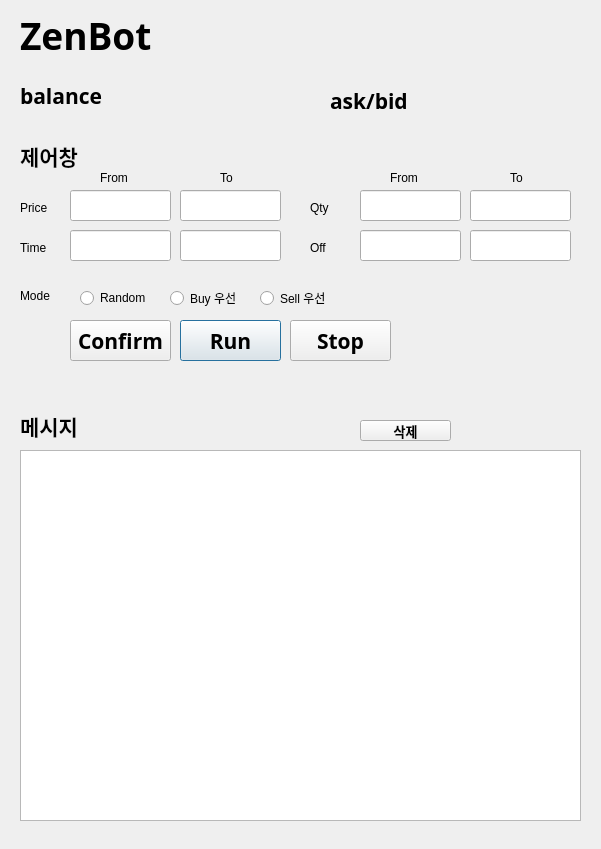
<?xml version="1.0" encoding="UTF-8"?>
<ui version="4.0">
 <class>Dialog</class>
 <widget class="QDialog" name="Dialog">
  <property name="geometry">
   <rect>
    <x>0</x>
    <y>0</y>
    <width>601</width>
    <height>849</height>
   </rect>
  </property>
  <property name="windowTitle">
   <string>Dialog</string>
  </property>
  <widget class="QPushButton" name="action_pushButton">
   <property name="geometry">
    <rect>
     <x>180</x>
     <y>320</y>
     <width>101</width>
     <height>41</height>
    </rect>
   </property>
   <property name="font">
    <font>
     <family>Adobe Arabic</family>
     <pointsize>16</pointsize>
     <weight>75</weight>
     <bold>true</bold>
    </font>
   </property>
   <property name="text">
    <string>Run</string>
   </property>
  </widget>
  <widget class="QLabel" name="label">
   <property name="geometry">
    <rect>
     <x>20</x>
     <y>140</y>
     <width>91</width>
     <height>31</height>
    </rect>
   </property>
   <property name="font">
    <font>
     <family>Adobe Arabic</family>
     <pointsize>16</pointsize>
     <weight>75</weight>
     <bold>true</bold>
    </font>
   </property>
   <property name="text">
    <string>제어창</string>
   </property>
  </widget>
  <widget class="QLabel" name="label_3">
   <property name="geometry">
    <rect>
     <x>20</x>
     <y>200</y>
     <width>41</width>
     <height>16</height>
    </rect>
   </property>
   <property name="text">
    <string>Price</string>
   </property>
  </widget>
  <widget class="QLabel" name="label_2">
   <property name="geometry">
    <rect>
     <x>25</x>
     <y>-30</y>
     <width>91</width>
     <height>31</height>
    </rect>
   </property>
   <property name="font">
    <font>
     <family>Adobe Arabic</family>
     <pointsize>16</pointsize>
     <weight>75</weight>
     <bold>true</bold>
    </font>
   </property>
   <property name="text">
    <string>호가창</string>
   </property>
  </widget>
  <widget class="QLabel" name="label_6">
   <property name="geometry">
    <rect>
     <x>20</x>
     <y>410</y>
     <width>91</width>
     <height>31</height>
    </rect>
   </property>
   <property name="font">
    <font>
     <family>Adobe Arabic</family>
     <pointsize>16</pointsize>
     <weight>75</weight>
     <bold>true</bold>
    </font>
   </property>
   <property name="text">
    <string>메시지</string>
   </property>
  </widget>
  <widget class="QTextBrowser" name="textBrowser">
   <property name="geometry">
    <rect>
     <x>20</x>
     <y>450</y>
     <width>561</width>
     <height>371</height>
    </rect>
   </property>
  </widget>
  <widget class="QLabel" name="label_5">
   <property name="geometry">
    <rect>
     <x>20</x>
     <y>290</y>
     <width>56</width>
     <height>12</height>
    </rect>
   </property>
   <property name="text">
    <string>Mode</string>
   </property>
  </widget>
  <widget class="QRadioButton" name="random_radioButton">
   <property name="geometry">
    <rect>
     <x>80</x>
     <y>290</y>
     <width>90</width>
     <height>16</height>
    </rect>
   </property>
   <property name="text">
    <string>Random</string>
   </property>
  </widget>
  <widget class="QRadioButton" name="buy_radioButton">
   <property name="geometry">
    <rect>
     <x>170</x>
     <y>290</y>
     <width>90</width>
     <height>16</height>
    </rect>
   </property>
   <property name="text">
    <string>Buy 우선</string>
   </property>
  </widget>
  <widget class="QLabel" name="title_Label">
   <property name="geometry">
    <rect>
     <x>20</x>
     <y>20</y>
     <width>201</width>
     <height>31</height>
    </rect>
   </property>
   <property name="font">
    <font>
     <family>Adobe Arabic</family>
     <pointsize>28</pointsize>
     <weight>75</weight>
     <bold>true</bold>
    </font>
   </property>
   <property name="text">
    <string>ZenBot</string>
   </property>
  </widget>
  <widget class="QPushButton" name="delete_pushButton">
   <property name="geometry">
    <rect>
     <x>360</x>
     <y>420</y>
     <width>91</width>
     <height>21</height>
    </rect>
   </property>
   <property name="font">
    <font>
     <family>Adobe Arabic</family>
     <pointsize>10</pointsize>
     <weight>75</weight>
     <bold>true</bold>
    </font>
   </property>
   <property name="text">
    <string>삭제</string>
   </property>
  </widget>
  <widget class="QLineEdit" name="fr_price_lineEdit">
   <property name="geometry">
    <rect>
     <x>70</x>
     <y>190</y>
     <width>101</width>
     <height>31</height>
    </rect>
   </property>
   <property name="font">
    <font>
     <family>Adobe Arabic</family>
     <pointsize>20</pointsize>
     <weight>75</weight>
     <bold>true</bold>
    </font>
   </property>
   <property name="alignment">
    <set>Qt::AlignCenter</set>
   </property>
  </widget>
  <widget class="QLineEdit" name="to_price_lineEdit">
   <property name="geometry">
    <rect>
     <x>180</x>
     <y>190</y>
     <width>101</width>
     <height>31</height>
    </rect>
   </property>
   <property name="font">
    <font>
     <family>Adobe Arabic</family>
     <pointsize>20</pointsize>
     <weight>75</weight>
     <bold>true</bold>
    </font>
   </property>
   <property name="alignment">
    <set>Qt::AlignCenter</set>
   </property>
  </widget>
  <widget class="QLineEdit" name="to_time_lineEdit">
   <property name="geometry">
    <rect>
     <x>180</x>
     <y>230</y>
     <width>101</width>
     <height>31</height>
    </rect>
   </property>
   <property name="font">
    <font>
     <family>Adobe Arabic</family>
     <pointsize>20</pointsize>
     <weight>75</weight>
     <bold>true</bold>
    </font>
   </property>
   <property name="alignment">
    <set>Qt::AlignCenter</set>
   </property>
  </widget>
  <widget class="QLineEdit" name="fr_time_lineEdit">
   <property name="geometry">
    <rect>
     <x>70</x>
     <y>230</y>
     <width>101</width>
     <height>31</height>
    </rect>
   </property>
   <property name="font">
    <font>
     <family>Adobe Arabic</family>
     <pointsize>20</pointsize>
     <weight>75</weight>
     <bold>true</bold>
    </font>
   </property>
   <property name="alignment">
    <set>Qt::AlignCenter</set>
   </property>
  </widget>
  <widget class="QLabel" name="label_4">
   <property name="geometry">
    <rect>
     <x>20</x>
     <y>240</y>
     <width>41</width>
     <height>16</height>
    </rect>
   </property>
   <property name="text">
    <string>Time</string>
   </property>
  </widget>
  <widget class="QLineEdit" name="to_qty_lineEdit">
   <property name="geometry">
    <rect>
     <x>470</x>
     <y>190</y>
     <width>101</width>
     <height>31</height>
    </rect>
   </property>
   <property name="font">
    <font>
     <family>Adobe Arabic</family>
     <pointsize>20</pointsize>
     <weight>75</weight>
     <bold>true</bold>
    </font>
   </property>
   <property name="alignment">
    <set>Qt::AlignCenter</set>
   </property>
  </widget>
  <widget class="QLineEdit" name="fr_off_lineEdit">
   <property name="geometry">
    <rect>
     <x>360</x>
     <y>230</y>
     <width>101</width>
     <height>31</height>
    </rect>
   </property>
   <property name="font">
    <font>
     <family>Adobe Arabic</family>
     <pointsize>20</pointsize>
     <weight>75</weight>
     <bold>true</bold>
    </font>
   </property>
   <property name="alignment">
    <set>Qt::AlignCenter</set>
   </property>
  </widget>
  <widget class="QLineEdit" name="fr_qty_lineEdit">
   <property name="geometry">
    <rect>
     <x>360</x>
     <y>190</y>
     <width>101</width>
     <height>31</height>
    </rect>
   </property>
   <property name="font">
    <font>
     <family>Adobe Arabic</family>
     <pointsize>20</pointsize>
     <weight>75</weight>
     <bold>true</bold>
    </font>
   </property>
   <property name="alignment">
    <set>Qt::AlignCenter</set>
   </property>
  </widget>
  <widget class="QLabel" name="label_9">
   <property name="geometry">
    <rect>
     <x>310</x>
     <y>240</y>
     <width>31</width>
     <height>16</height>
    </rect>
   </property>
   <property name="text">
    <string>Off</string>
   </property>
  </widget>
  <widget class="QLabel" name="label_10">
   <property name="geometry">
    <rect>
     <x>310</x>
     <y>200</y>
     <width>31</width>
     <height>16</height>
    </rect>
   </property>
   <property name="text">
    <string>Qty</string>
   </property>
  </widget>
  <widget class="QLineEdit" name="to_off_lineEdit">
   <property name="geometry">
    <rect>
     <x>470</x>
     <y>230</y>
     <width>101</width>
     <height>31</height>
    </rect>
   </property>
   <property name="font">
    <font>
     <family>Adobe Arabic</family>
     <pointsize>20</pointsize>
     <weight>75</weight>
     <bold>true</bold>
    </font>
   </property>
   <property name="alignment">
    <set>Qt::AlignCenter</set>
   </property>
  </widget>
  <widget class="QRadioButton" name="sell_radioButton">
   <property name="geometry">
    <rect>
     <x>260</x>
     <y>290</y>
     <width>90</width>
     <height>16</height>
    </rect>
   </property>
   <property name="text">
    <string>Sell 우선</string>
   </property>
  </widget>
  <widget class="QPushButton" name="confirm_pushButton">
   <property name="geometry">
    <rect>
     <x>70</x>
     <y>320</y>
     <width>101</width>
     <height>41</height>
    </rect>
   </property>
   <property name="font">
    <font>
     <family>Adobe Arabic</family>
     <pointsize>16</pointsize>
     <weight>75</weight>
     <bold>true</bold>
    </font>
   </property>
   <property name="text">
    <string>Confirm</string>
   </property>
  </widget>
  <widget class="QLabel" name="label_7">
   <property name="geometry">
    <rect>
     <x>100</x>
     <y>170</y>
     <width>41</width>
     <height>16</height>
    </rect>
   </property>
   <property name="text">
    <string>From</string>
   </property>
  </widget>
  <widget class="QLabel" name="label_8">
   <property name="geometry">
    <rect>
     <x>220</x>
     <y>170</y>
     <width>41</width>
     <height>16</height>
    </rect>
   </property>
   <property name="text">
    <string>To</string>
   </property>
  </widget>
  <widget class="QLabel" name="label_11">
   <property name="geometry">
    <rect>
     <x>390</x>
     <y>170</y>
     <width>41</width>
     <height>16</height>
    </rect>
   </property>
   <property name="text">
    <string>From</string>
   </property>
  </widget>
  <widget class="QLabel" name="label_12">
   <property name="geometry">
    <rect>
     <x>510</x>
     <y>170</y>
     <width>41</width>
     <height>16</height>
    </rect>
   </property>
   <property name="text">
    <string>To</string>
   </property>
  </widget>
  <widget class="QPushButton" name="stop_pushButton">
   <property name="geometry">
    <rect>
     <x>290</x>
     <y>320</y>
     <width>101</width>
     <height>41</height>
    </rect>
   </property>
   <property name="font">
    <font>
     <family>Adobe Arabic</family>
     <pointsize>16</pointsize>
     <weight>75</weight>
     <bold>true</bold>
    </font>
   </property>
   <property name="text">
    <string>Stop</string>
   </property>
  </widget>
  <widget class="QLabel" name="balance_Label">
   <property name="geometry">
    <rect>
     <x>20</x>
     <y>70</y>
     <width>251</width>
     <height>51</height>
    </rect>
   </property>
   <property name="font">
    <font>
     <family>Adobe Arabic</family>
     <pointsize>16</pointsize>
     <weight>75</weight>
     <bold>true</bold>
    </font>
   </property>
   <property name="text">
    <string>balance</string>
   </property>
  </widget>
  <widget class="QLabel" name="bestoffer_Label">
   <property name="geometry">
    <rect>
     <x>330</x>
     <y>80</y>
     <width>251</width>
     <height>41</height>
    </rect>
   </property>
   <property name="font">
    <font>
     <family>Adobe Arabic</family>
     <pointsize>16</pointsize>
     <weight>75</weight>
     <bold>true</bold>
    </font>
   </property>
   <property name="text">
    <string>ask/bid</string>
   </property>
  </widget>
 </widget>
 <resources/>
 <connections/>
</ui>
